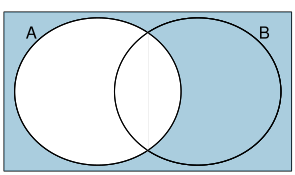

Write the R code that produced this figure.
setwd("/Users/Nishan/Desktop")

library(openintro)
data(COL)

#par(bg=adjustcolor(COL[1],alpha.f=0.5))


myPDF('vennComplement.pdf', 2.95, 1.75, mar=c(0.2, 0.2, 0.6, 0.2))
plot(c(0.2,1.8), c(0,1), type='n', axes=FALSE, xlab="", ylab="",bg=adjustcolor(COL[1],alpha.f=0.5) )
box()

rect(-1,-1,2,2, col = adjustcolor(COL[1],alpha.f=0.5), border = "transparent")

z <- seq(0,2*pi, len=10000)
x1 <- -cos(z)/2+0.7
y1 <- -sin(z)/2+0.5
lines(c(x1, x1[1]),c(y1, y1[1]))

x2 <- cos(z)/2+1.3
y2 <- sin(z)/2+0.5
lines(c(x2, x2[1]),c(y2, y2[1]))

text(0.7-0.4, 0.9, 'A')
text(1.3+0.4, 0.9, 'B')


#cord.x <- x1
#cord.y <- y1
#polygon(cord.x,cord.y,col='palegreen2', density=5.0)
#polygon(cord.x,cord.y,col=adjustcolor(COL[1],alpha.f=0.5))

cord.x1 <- x1[which(x1>0.5 & y1>0.1 & y1<0.9)]
cord.y1 <- y1[which(x1>0.5 & y1>0.1 & y1<0.9)]

cord.x2 <- x2[which(x2>1)] #& y2>0.1 & y2<0.9)]
cord.y2 <- y2[which(x2>1)] #& y2>0.1 & y2<0.9)]



cord.x <- c(cord.x1,cord.x2)
cord.y <- c(cord.y1,cord.y2)

polygon(x1,y1,col="white")
polygon(x2,y2,col="white")
polygon(cord.x2,cord.y2,col=adjustcolor(COL[1],alpha.f=0.5))
polygon(cord.x1,cord.y1,col="white")

segments(x0=1, y0=0.1, x1=1, y1=0.9, lwd=2, col ="white")


lines(c(x1, x1[1]),c(y1, y1[1]))
lines(c(x2, x2[1]),c(y2, y2[1]))

dev.off()
